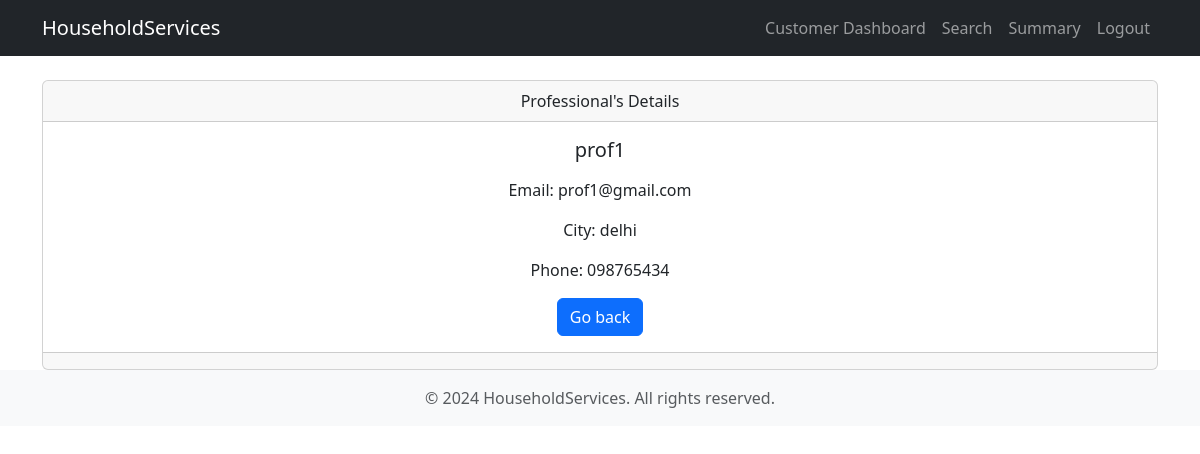
The app's page /professional_details/8 (signed in) with its own data.
### models.py (models this page shows, shortened)
class Professional(db.Model):
    __tablename__ = 'professional'
    id = db.Column(db.Integer, primary_key=True)
    email = db.Column(db.String(120), unique=True, nullable=False)
    passhash = db.Column(db.String(256), nullable=False)
    full_name = db.Column(db.String(120), nullable=False)
    city = db.Column(db.String(100), nullable=False)
    pincode = db.Column(db.String(10), nullable=False)
    phone_number = db.Column(db.String(15), nullable=False)
    service_package_id = db.Column(db.Integer, db.ForeignKey('service_package.id'), nullable=False)
    experience = db.Column(db.Integer, nullable=False)
    document = db.Column(db.String(255), nullable=False)
    status = db.Column(db.String(50), nullable=False, default="pending")
    rejected_requests = db.relationship('RejectedServiceRequest', backref='professional', lazy=True, cascade="all, delete-orphan")
    service_package = db.relationship('ServicePackage', backref='professionals', lazy=True)

### Folder2/services.py (the view)
@customer_services.route('/professional_details/<int:request_id>', methods=['GET'])
def professional_details(request_id):
    service_request = ServiceRequest.query.get_or_404(request_id)
    return render_template('professional_details.html', service_request=service_request)

### templates/professional_details.html (shortened to what this page needs)
{% extends "base.html" %}
{% block content %}
<div class="card text-center">
    <div class="card-header">
        Professional's Details
    </div>
    <div class="card-body">
        <h5 class="card-title">{{ service_request.professional.full_name }}</h5>
        <p>Email: {{ service_request.professional.email }}</p>
        <p>City: {{ service_request.professional.city }}</p>
        <p>Phone: {{ service_request.professional.phone_number }}</p>
        <a href="{{ url_for('customer_view.dashboard') }}" class="btn btn-primary">Go back</a>
    </div>
    <div class="card-footer text-body-secondary">
    </div>
</div>
{% endblock %}

### records on screen
Professional: professional.full_name "prof1", professional.email "prof1@gmail.com", professional.city "delhi", professional.phone_number "098765434"
